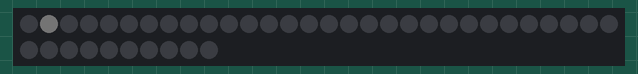
This sketch was run on a simulated Arduino Uno, built with avr-gcc and run on an emulated ATmega328P. On the bench: 40 RGB LEDs in strip order, left to right, continuing on the next row. Dim RGB values are drawn brighter than linear.

Above: at 0.25 s.
At 1.17 s:
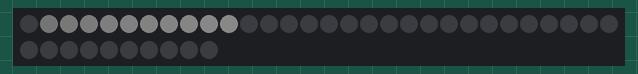
At 2.18 s:
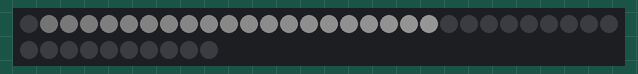
At 3.1 s:
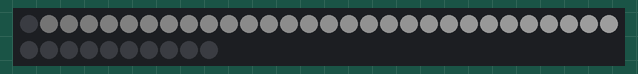
At 4.12 s:
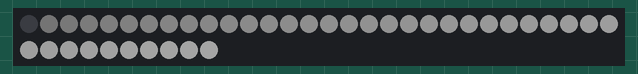

Measured:
- by itself, everything shown: repeats every 4.1 s, in 40 steps

The sketch:

Led_Rolling.ino
```cpp
#include <Adafruit_NeoPixel.h>
#ifdef __AVR__
#include <avr/power.h>
#endif
#define PIN        6
#define NUMPIXELS 40
int Rnum=0;
int Gnum=0;
int Bnum=0;

Adafruit_NeoPixel pixels(NUMPIXELS, PIN, NEO_GRB + NEO_KHZ800);
#define DELAYVAL 100

void setup() {
#if defined(__AVR_ATtiny85__) && (F_CPU == 16000000)
  clock_prescale_set(clock_div_1);
#endif

  pixels.begin();
}

void loop() {
  pixels.clear();

   for(int i=39;i<NUMPIXELS;i++)
  {
    pixels.setPixelColor(i, pixels.Color(Rnum, Gnum, Bnum));
    //pixels.setPixelColor(6, pixels.Color(Rnum, Gnum, Bnum));
    pixels.show();
    delay(DELAYVAL);
    Rnum=Rnum+1;
    Gnum=Gnum+1;
    Bnum=Bnum+1;

    if(i==NUMPIXELS-1)
    {
    i=-1;
    Rnum=0;
    Gnum=0;
    Bnum=0;
    pixels.clear();
    }

  }

}
```
